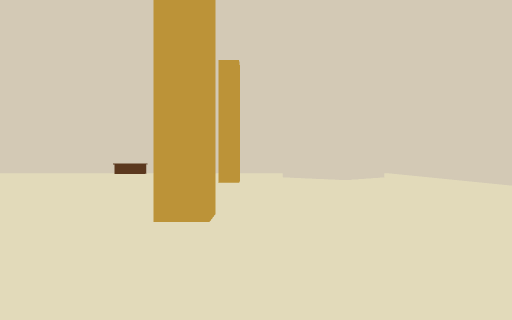
View 1 (above)

23 first-person views from a walk through a 3-D level made in the Unity game engine. The camera is 1.5 m above the floor, looks level and sees 70° across. The floor is counted in squares, 2 m on a side. Each view is taken from the middle of a square. On the plan, view 1 faces up. The plan holds only what a view shows up to about 11 squares ahead; the rest is blank. The place goes on beyond the plan.

View 2
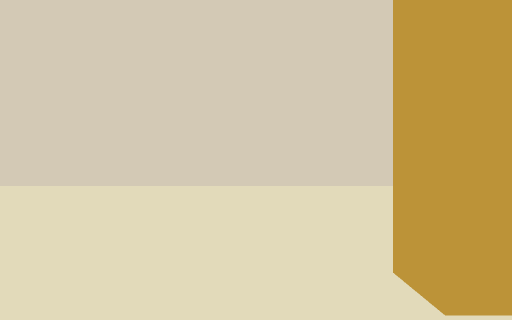

View 3
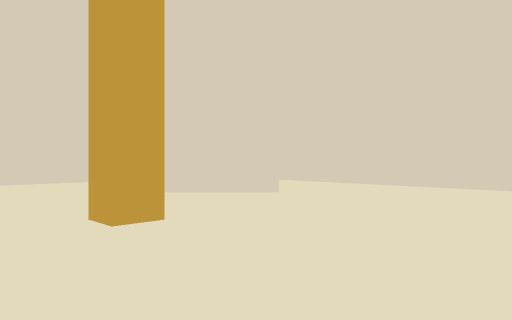

View 4
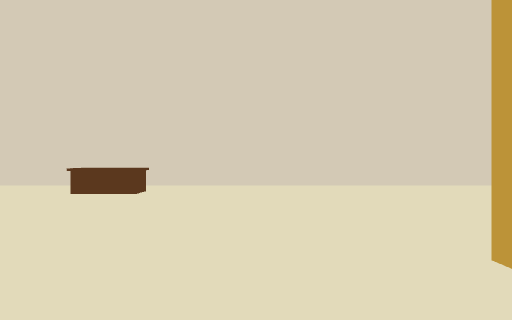

View 5
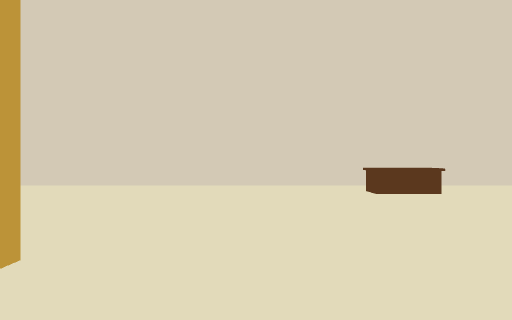

View 6
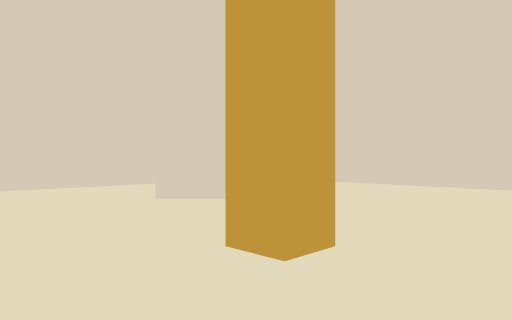

View 7
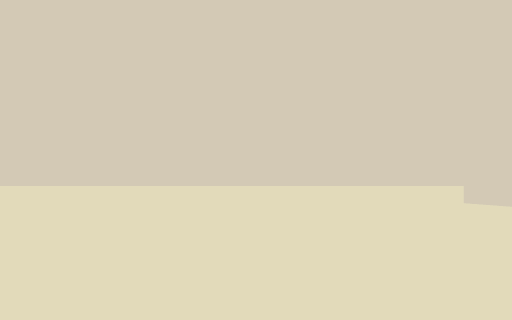

View 8
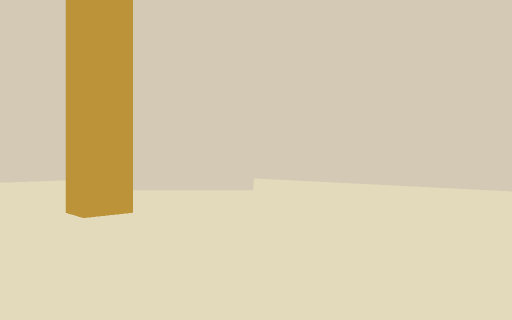

View 9
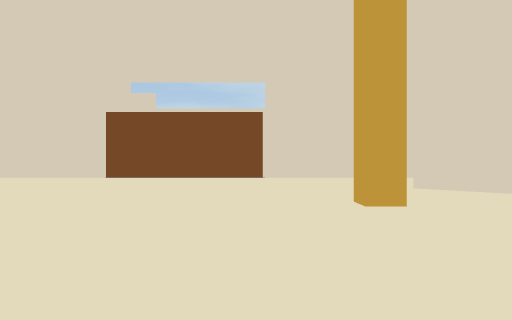

View 10
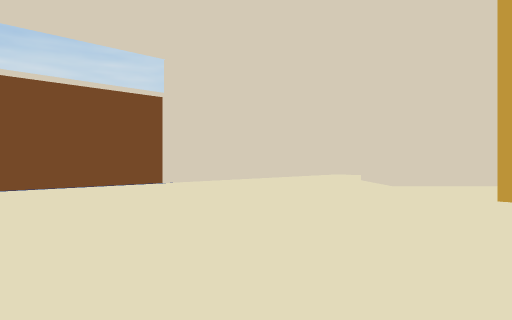

View 11
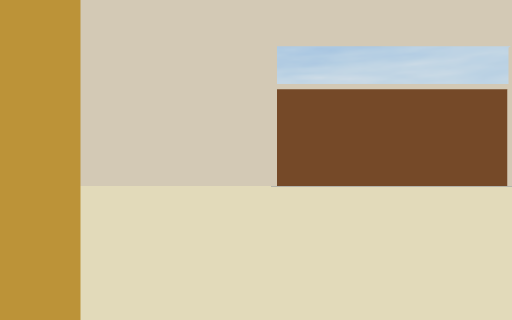

View 12
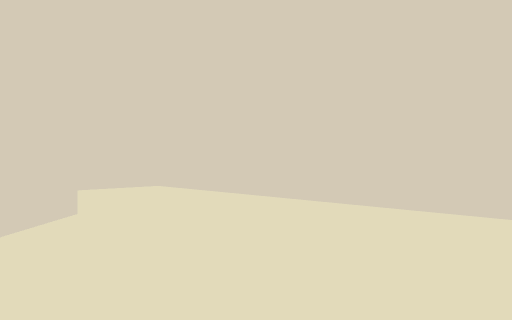

View 13
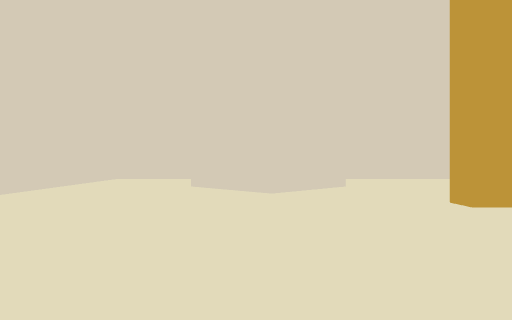

View 14
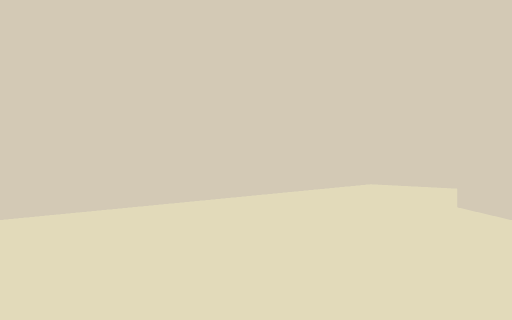

View 15
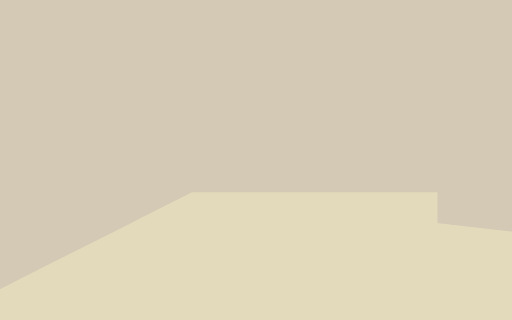

View 16
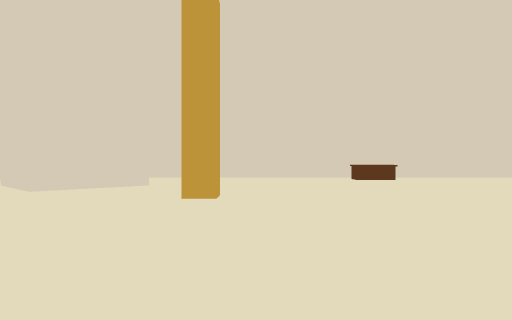

View 17
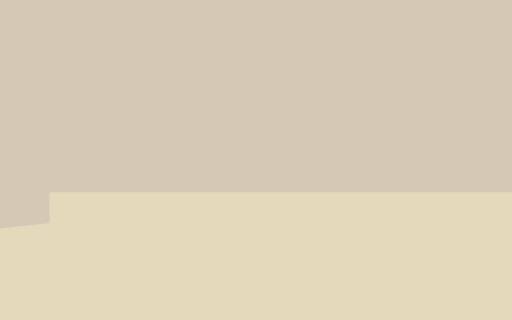

View 18
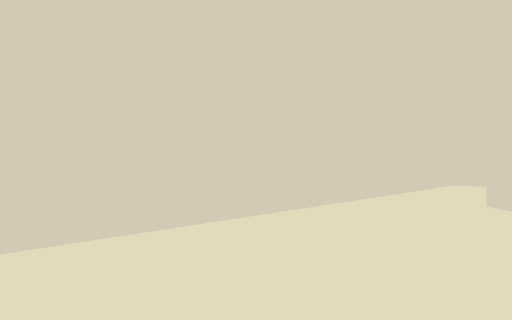

View 19
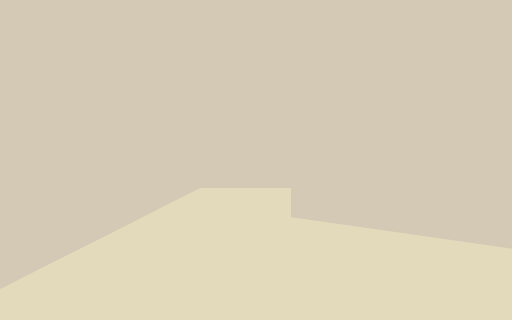

View 20
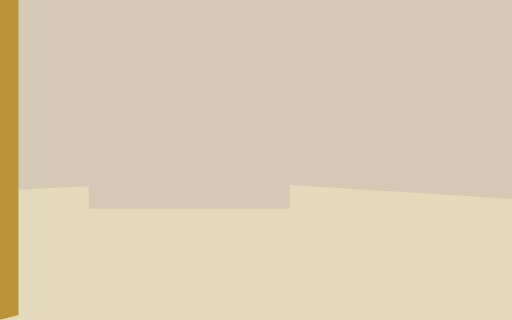

View 21
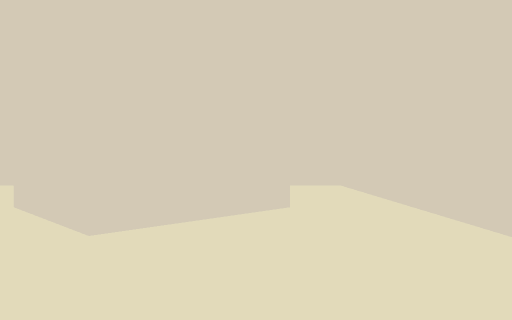

View 22
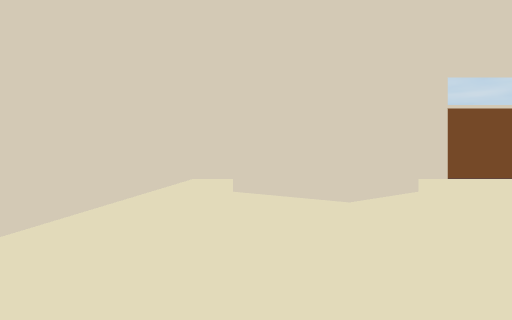

View 23
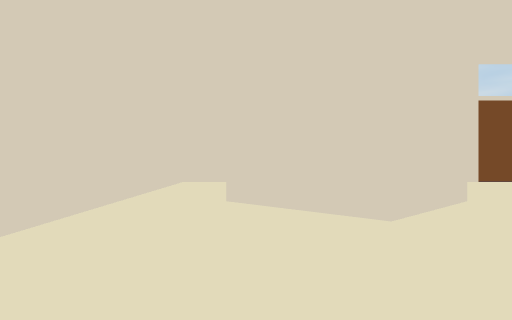

### Floor plan
Points are (right, up) in squares from view 1. A wall is a line through its corners. A room is listed if a view was taken in it or the views show most of it. See-through windows are left out.
Room 1 (views 1, 2, 3, 4, 5, 6, 7, 8, 9, 10, 11, 12, 13, 14, 15, 16, 17, 18, 19, 20, 21, 22, 23)
walls: (-1.2, 5.1) (-0.6, 5.1) (-0.6, 4.4) (-1.2, 4.4) (-1.2, 5.1); (-11.5, 5.1) (-10.8, 5.1) (-10.8, 4.4) (-11.5, 4.4); (-10.8, 12.8) (-10.8, 12.1) (-11.5, 12.1); (-0.5, 12.1) (-1.2, 12.1) (-1.2, 12.8); (-5.2, 17.2) (-6.8, 17.2); (1.1, 1.3) (3.3, 3.5) (5.6, 1.3); (-15.4, 3.6) (-13.2, 1.4) (-15.4, -0.9); (-13.1, 15.9) (-15.3, 13.6) (-17.5, 15.8); (3.4, -0.9) (2.2, 0.3); (5.5, 15.8) (3.4, 13.6) (1.1, 15.9); (4, 20.8) (-19.5, 20.8) (-19.5, -4.5) (7.5, -4.5) (7.5, 20.8) (6, 20.8)

Where each view was taken, in squares from view 1:
view 1: 0 up, 0 right, facing up
view 2: 6 up, 3 left, facing right
view 3: 8 up, 3 left, facing up-right
view 4: 10 up, 3 left, facing up
view 5: 10 up, 9 left, facing up
view 6: 10 up, 9 left, facing up-left
view 7: 10 up, 9 left, facing left
view 8: 10 up, 9 left, facing down-left
view 9: 11 up, 9 left, facing down
view 10: 6 up, 3 left, facing down-left
view 11: 6 up, 2 left, facing down
view 12: 1 up, 2 left, facing down-right
view 13: 1 up, 5 left, facing left
view 14: 1 up, 9 left, facing down-left
view 15: 3 down, 11 left, facing left
view 16: 5 up, 10 left, facing up
view 17: 6 up, 11 left, facing left
view 18: 9 up, 16 left, facing up-left
view 19: 11 up, 18 left, facing up
view 20: 10 up, 1 left, facing up-right
view 21: 10 up, 5 right, facing up
view 22: 10 up, 5 right, facing down
view 23: 8 up, 5 right, facing down
